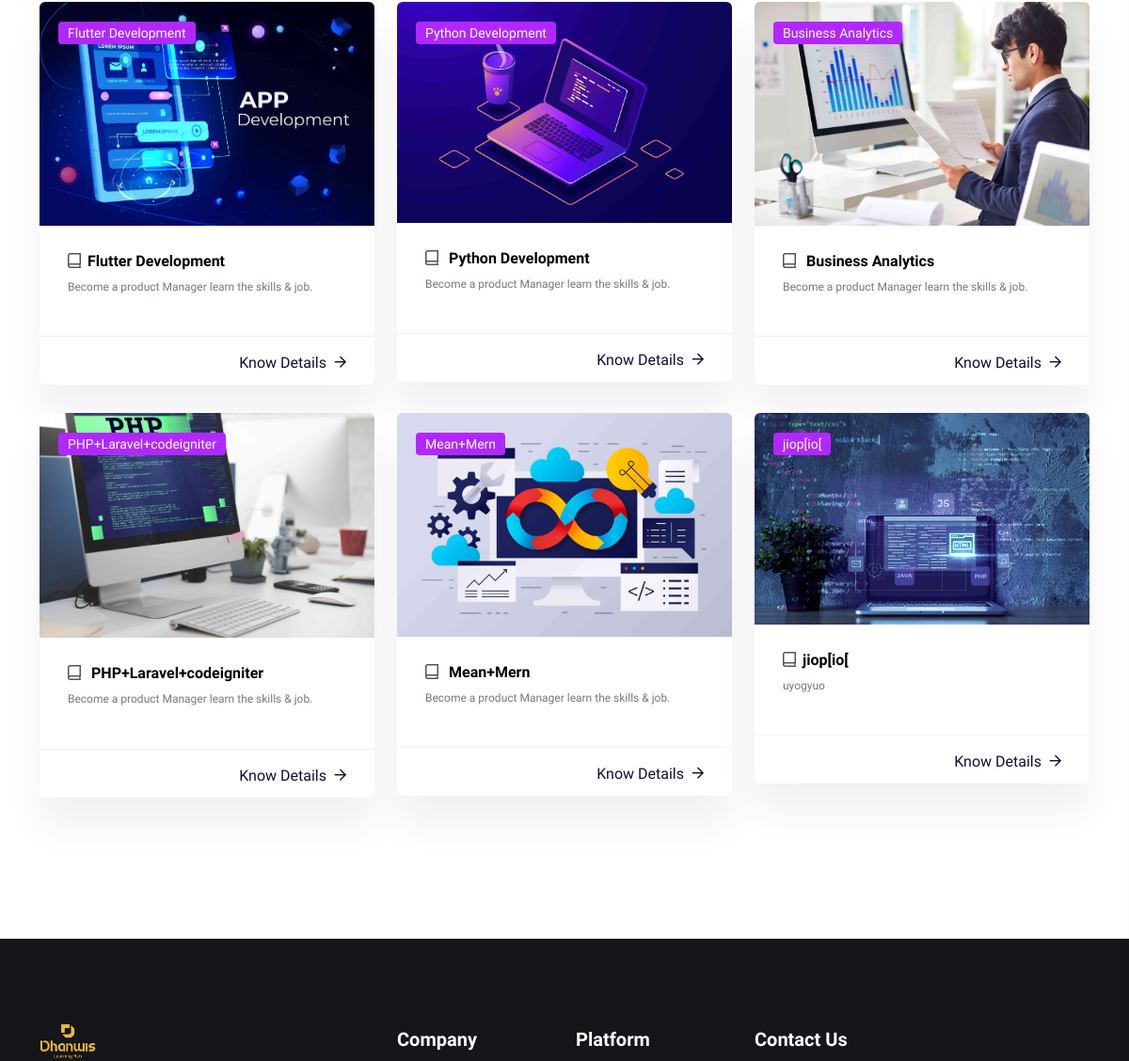
The app's page /courses (middle part), older data.
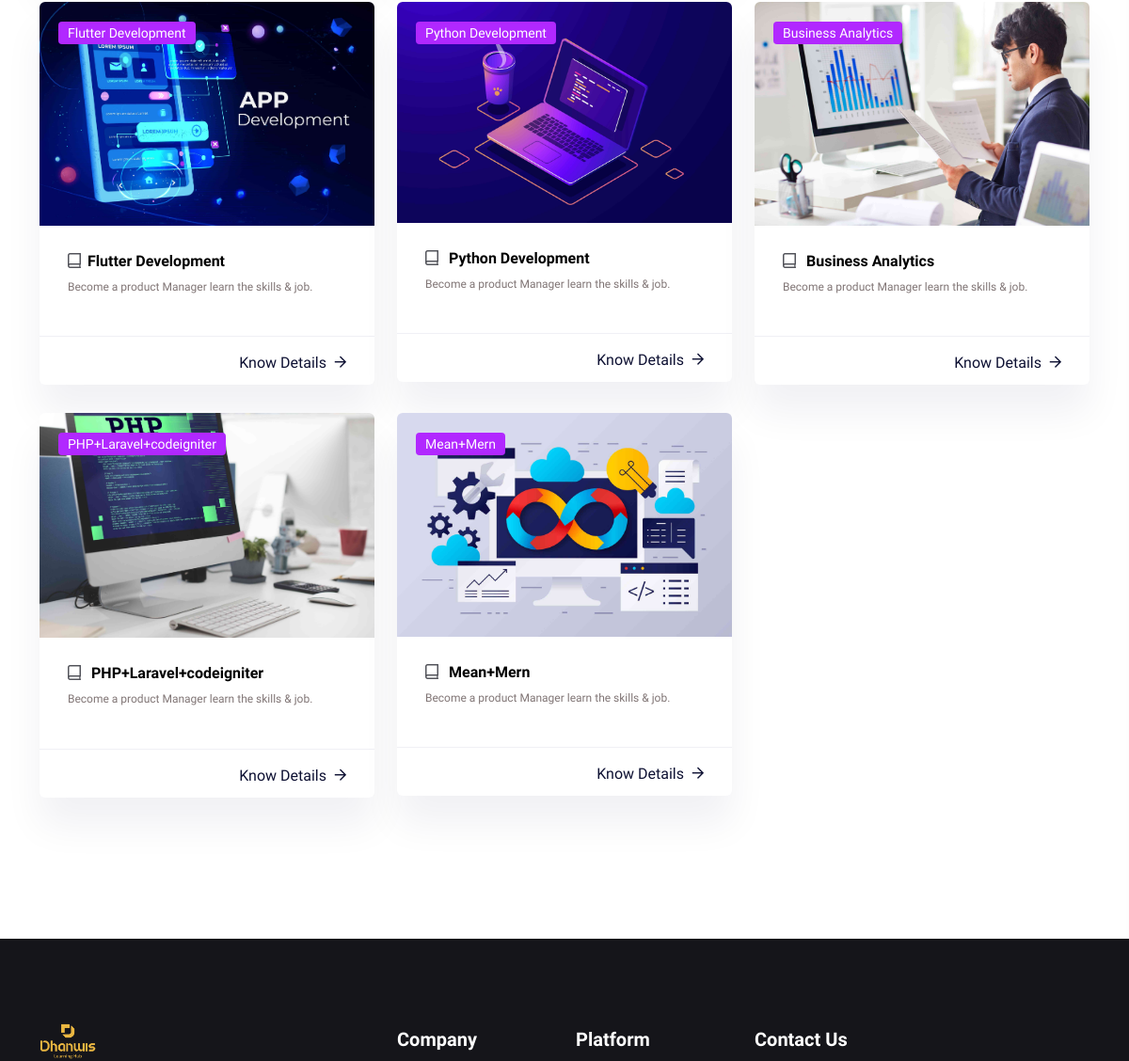
The same page, newer data.
### admin_app/models.py (models this page shows)
class Course(models.Model):
    image= models.ImageField(upload_to='admin/courses', null=True, blank=True)
    heading = models.CharField(max_length=100, null=True, blank=True)
    description = models.CharField(max_length=200, null=True, blank=True)
    duraction = models.CharField(max_length=200, null=True, blank=True)

### user_app/views.py (the view)
# urls.py: path('courses', courses, name='courses'),
def courses(request):
    current_page = 'courses'
    courses = Course.objects.all()
    context = {
        'current_page': current_page,
        'courses' : courses,
    }
    return render(request, 'user_app/courses.html', context)

### templates/user_app/courses.html (shortened to what this page needs)
<!doctype html>
{% load static %}
<html class="no-js" lang="zxx">
   <head>
      <link rel="stylesheet" href="{% static 'user_app/assets/css/preloader.css' %}">
      <link rel="stylesheet" href="{% static 'user_app/assets/css/bootstrap.min.css' %}">
      <link rel="stylesheet" href="{% static 'user_app/assets/css/meanmenu.css' %}">
      <link rel="stylesheet" href="{% static 'user_app/assets/css/animate.min.css' %}">
      <link rel="stylesheet" href="{% static 'user_app/assets/css/owl.carousel.min.css' %}">
      <link rel="stylesheet" href="{% static 'user_app/assets/css/swiper-bundle.css' %}">
      <link rel="stylesheet" href="{% static 'user_app/assets/css/backToTop.css' %}">
      <link rel="stylesheet" href="{% static 'user_app/assets/css/jquery.fancybox.min.css' %}">
      <link rel="stylesheet" href="{% static 'user_app/assets/css/fontAwesome5Pro.css' %}">
      <link rel="stylesheet" href="{% static 'user_app/assets/css/elegantFont.css' %}">
      <link rel="stylesheet" href="{% static 'user_app/assets/css/default.css' %}">
      <link rel="stylesheet" href="{% static 'user_app/assets/css/style.css' %}">
      <link rel="stylesheet" href="{% static 'user_app/assets/mine/css/mine.css' %}">
   </head>
   <body>
      <main>
         <section class="course__area pt-30 pb-120">
            <div class="container">
               <div class="row">
                  <div class="col-xxl-12">
                     <div class="course__tab-conent">
                        <div class="tab-content" id="courseTabContent">
                           <div class="tab-pane fade show active" id="grid" role="tabpanel" aria-labelledby="grid-tab">
                              <div class="row">
                                 {% for course in courses %}
                                    <div class="col-xxl-4 col-xl-4 col-lg-4 col-md-6 ">
                                       <div class="course__item white-bg mb-30 fix">
                                          <div class="course__thumb w-img p-relative fix">
                                             <a href="#">
                                                <img src="{{ course.image.url }}" alt="">
                                             </a>
                                             <div class="course__tag">
                                                <a href="#">{{ course.heading }}</a>
                                             </div>
                                          </div>
                                          <div class="course__content">
                                             <div class="course__meta d-flex align-items-center justify-content-between">
                                                <div class="course__lesson">
                                                   <span class="course-book"><i class="far fa-book-alt"></i>{{ course.heading}}</span>
                                                </div>
                                             </div>
                                             <h3 class="course__title course-discription"><a href="course-details.html">{{ course.description }}</a></h3>
                                          </div>
                                          <div class="course__more d-flex justify-content-end align-items-center">
                                             <div class="course__btn">
                                                <a href="course-details.html" class="link-btn">
                                                      Know Details
                                                   <i class="far fa-arrow-right"></i>
                                                </a>
                                             </div>
                                          </div>
                                       </div>
                                    </div>
                                 {% endfor %}
                              </div>
                           </div>
                         </div>
                     </div>
                  </div>
               </div>
            </div>
         </section>
      </main>
         <footer>
            <div class="footer__area footer-bg">
               <div class="footer__top pt-90 pb-40">
                  <div class="container">
                     <div class="row">
                        <div class="col-xxl-3 col-xl-3 col-lg-3 col-md-4 col-sm-6">
                           <div class="footer__widget mb-50">
                              <div class="footer__widget-head mb-22">
                                 <div class="footer__logo">
                                    <a href="{% url 'index' %}">
                                       <img src="{% static 'user_app/assets/mine/img/Logo.png' %}" alt=""
                                       style="max-width: 60px;">
                                    </a>
                                 </div>
                              </div>
                           </div>
                        </div>
                        <div class="col-xxl-2 offset-xxl-1 col-xl-2 offset-xl-1 col-lg-3 offset-lg-0 col-md-2 offset-md-1 col-sm-5 offset-sm-1">
                           <div class="footer__widget mb-50">
                              <div class="footer__widget-head mb-22">
                                 <h3 class="footer__widget-title">Company</h3>
                              </div>
                           </div>
                        </div>
                        <div class="col-xxl-2 col-xl-2 col-lg-2 offset-lg-0 col-md-3 offset-md-1 col-sm-6">
                           <div class="footer__widget mb-50">
                              <div class="footer__widget-head mb-22">
                                 <h3 class="footer__widget-title">Platform</h3>
                              </div>
                           </div>
                        </div>
                        <div class="col-xxl-4 col-xl-4 col-lg-4 col-md-5 col-sm-6">
                           <div class="footer__widget-head mb-22">
                              <h3 class="footer__widget-title">Contact Us</h3>
                           </div>
                        </div>
                     </div>
                  </div>
               </div>
            </div>
         </footer>
   </body>
</html>

### static/user_app/assets/css/default.css (style rules this page uses)
.mb-30 { margin-bottom:30px }
.mb-50 { margin-bottom:50px }
.pt-30 { padding-top:30px }
.pt-90 { padding-top:90px }
.pb-40 { padding-bottom:40px }
.pb-120 { padding-bottom:120px }

### static/user_app/assets/mine/css/mine.css (style rules this page uses)
.course-book { font-weight: bolder; color: black; }
.course-discription { color: #807575; }

Row changes from the older to the newer data that the page shows:
removed Course: image (picture), heading "jiop[io[", description "uyogyuo"
